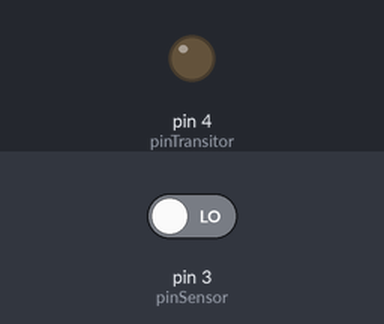
A sketch run on a simulated Arduino Uno, built with avr-gcc and run on an emulated ATmega328P. Shown: output pins drawn as LEDs (lit = HIGH). The inputs (shaded band) are chosen by the test bench; at power-on: pin 3 (pinSensor) LOW.

Above: at 1.2 s.
1.3 s: pin 3 (pinSensor) driven HIGH
At 2.5 s:
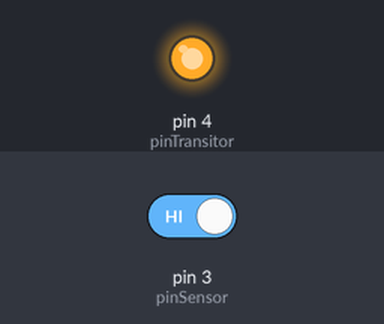
2.8 s: pin 3 (pinSensor) driven LOW
At 3.7 s:
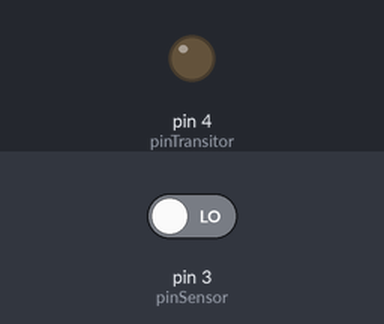
Timing chart, 0 to 5.8 s (numbered marks = the images above; inputs shaded):
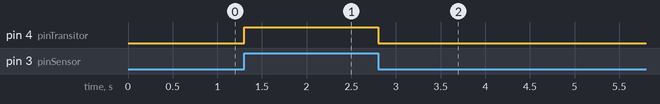

Measured:
- after the input at 1.3 s, pin 4 (pinTransitor): LOW → HIGH at once
- after the input at 2.8 s, pin 4 (pinTransitor): HIGH → LOW at once

The sketch:

ActuadoresElectricos.ino
```cpp
const int pinSensor=3;
const int pinTransitor=4;
int estado;
void setup() {
  // put your setup code here, to run once:


pinMode(pinSensor,INPUT);
pinMode(pinTransitor,OUTPUT);
digitalWrite(pinTransitor,LOW);
}
void loop() {
  // put your main code here, to run repeatedly:
estado=digitalRead (pinSensor);
if(estado ==HIGH){
  digitalWrite(pinTransitor, HIGH);
}
else{
  digitalWrite(pinTransitor,LOW);
}
}
```
